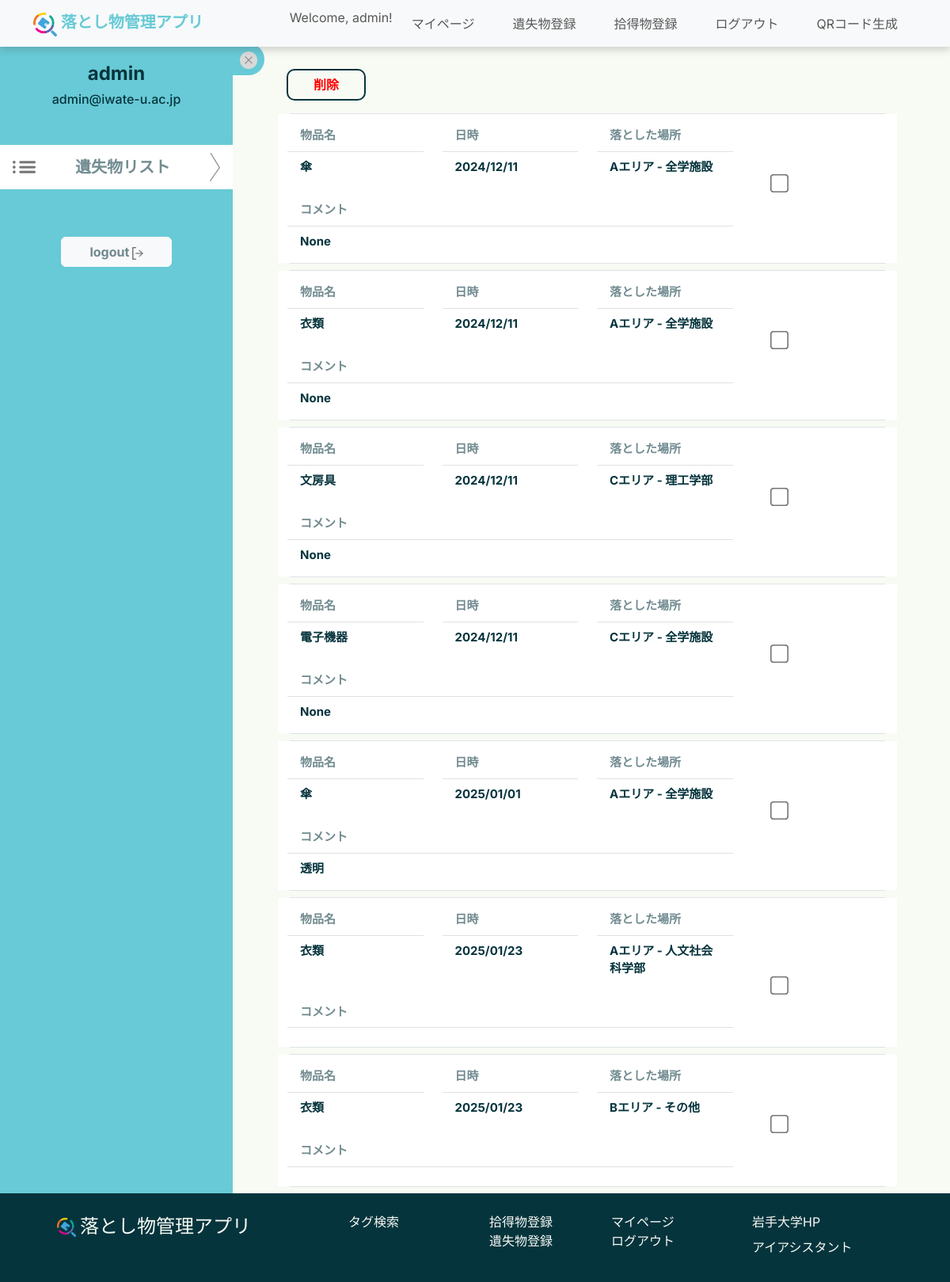
The page /mypage/student/ (signed in) on the database its author committed.
### top/models.py (models this page shows, shortened)
class Item(models.Model):
    item_id = models.AutoField(primary_key=True)
    item_name = models.ForeignKey(ItemsNameTag, on_delete=models.CASCADE, verbose_name="Item Name")
    PorD_location = models.ForeignKey(PickedOrDroppedLocationsTag, on_delete=models.CASCADE,
                                      verbose_name="Picked or Dropped Location")
    storage_location = models.ForeignKey(StorageLocationsTag, on_delete=models.CASCADE, verbose_name="Storage Location", null=True)
    item_type = models.IntegerField(verbose_name="Item Type", help_text="0: Found, 1: Lost")
    status = models.SmallIntegerField(verbose_name="Status", help_text="0: Pending, 1: In Progress, 2: Resolved")
    created_at = models.DateTimeField() # 時間を自動的に更新しない
    updated_at = models.DateTimeField(auto_now=True, null=True, blank=True)
    contact_email = models.EmailField(max_length=100, null=True, blank=True)
    contact_phone = models.CharField(max_length=20, null=True, blank=True)
    description = models.TextField(null=True, blank=True)

class ItemsNameTag(models.Model):
    item_name_id = models.AutoField(primary_key=True)
    item_name = models.CharField(max_length=100, verbose_name="Name tags for items",
                                 help_text="Stationery, clothing, electronic equipment, etc.")
    description = models.TextField(null=True, blank=True)
    def __str__(self):
        return self.item_name

class PickedOrDroppedLocationsTag(models.Model):
    PorD_location_id = models.AutoField(primary_key=True)
    picked_or_dropped_location_name = models.CharField(max_length=100, verbose_name="Location Name",
                                                       help_text="Name of the place where it was found or dropped, e.g., faculty building, student center, etc.")
    description = models.TextField(null=True, blank=True)
    def __str__(self):
        return self.picked_or_dropped_location_name

### mypage/views.py (the view)
# urls.py: path("student/", views.student_mypage, name="student_mypage"), # 学生マイページ表示
def student_mypage(request): # 表示用ビュー
    username = request.user.username # ユーザー名の取得
    useritems = Item.objects.filter(contact_email__startswith=username, item_type=1)
    if request.method == "POST":
        selected_ids = request.POST.getlist("selected_items") # チェックボックスで選択されたitem一覧
        print(selected_ids)
        Item.objects.filter(item_id__in=selected_ids).delete() # チェックボックスで選択したitemを削除
        return redirect("mypage:student_mypage")
    return render(request, "student.html", {"useritems":useritems})

### mypage/templates/student.html (shortened to what this page needs)
{% extends "base.html" %}
{% load static %}
{% block content %}
<form method="POST">
    <body>
        <div class="Student container-fluid row" style="display: flex; width:100%">
            <div class="col-lg-3 col-sm-12 text-center "style="background-color: #67CAD6" id="sidebar">
                <h4 class="fw-bold mt-4 mb-2">{{ user.username }}</h4>
                <h6>{{ user.username }}@iwate-u.ac.jp</h6>
                <div class="list row d-flex justify-content-center align-items-center mt-5" style="color: #06343D90; background-color: #FFFFFF; margin-bottom:60px">
                    <img src="{% static 'imgs\icons\LIST.png' %}" class="col-2" style="width:auto; height:1em; float: left">
                    <h4 class="my-3 col-8 fw-bold" style="font-size: 20px;">遺失物リスト</h4>
                    <img id="list-image" src="{% static 'imgs\icons\SCROLL ARROW side.png' %}" class="col-1" style="width:auto; height:auto" >
                </div>
                <a class="navbar-brand" href="{% url 'lostitem:logout' %}">
                    <button type="button" class="btn btn-light fw-bold custom-add col-6 mb-5" style="color: #06343D90; width: 140px">
                        logout
                        <img src="{% static 'imgs\icons\logout.png' %}" style="width:auto; height:1em">
                    </button>
                </a>
            </div>
            <button id="toggle-btn" class="btn btn-primary btn-sm side-btn fw-bold">
                <img src="{% static 'imgs/icons/Component 3.png' %}" id="pls-btn" style="width: 22px; height: 22px;">
            </button>
            <div class="col-lg-8 col-sm-12 mt-3 mx-3" id="main-content">
                <div class="d-flex justify-content-between my-3">
                    <div class="d-flex justify-content-end">
                        <button type="button" class="btn btn-outline-secondary custom-red fw-bold me-3"
                                style="width: 100px; color: #ff0000; border-color: #06343D; border-width: 2px; border-radius: 10px"
                                data-bs-toggle="modal" data-bs-target="#deleteModal">
                            削除
                        </button>
                    </div>
                </div>
                {% if useritems %}
                    <div id="content-desktop" style="display:none;">
                        {% for item in useritems %}
                            <div class="border  my-2 rounded">
                                <div class="row" style="background-color: #FFFFFF;">
                                    <div class="col-3 my-2">
                                        <ul class="list-group list-group-flush no-underline">
                                            <li class="list-group-item fw-bold" style="color: #06343D90; font-size:15px">物品名</li>
                                            <li class="list-group-item fw-bold" style="color: #06343D; font-size:15px">{{ item.item_name }}</li>
                                        </ul>
                                    </div>
                                    <div class="col-3 my-2">
                                        <ul class="list-group list-group-flush no-underline">
                                            <li class="list-group-item fw-bold" style="color: #06343D90; font-size:15px">日時</li>
                                            <li class="list-group-item fw-bold" style="color: #06343D; font-size:15px">{{ item.created_at | date:"Y/m/d" }}</li>
                                        </ul>
                                    </div>
                                    <div class="col-3 my-2">
                                        <ul class="list-group list-group-flush no-underline">
                                            <li class="list-group-item fw-bold" style="color: #06343D90; font-size:15px">落とした場所</li>
                                            <li class="list-group-item fw-bold" style="color: #06343D; font-size:15px">{{ item.PorD_location }}</li>
                                        </ul>
                                    </div>
                                    <div class="d-flex align-items-end justify-content-end col-1 mt-3">
                                        <input type="checkbox" class="large-checkbox" name="selected_items" value="{{ item.item_id }}">
                                    </div>
                                    <div class="col-12 col-md-9 my-2">
                                        <ul class="list-group list-group-flush no-underline">
                                            <li class="list-group-item fw-bold" style="color: #06343D90; font-size:15px">コメント</li>
                                            <li class="list-group-item fw-bold" style="color: #06343D; font-size:15px">{{ item.description }}</li>
                                        </ul>
                                    </div>
                                </div>
                            </div>
                        {% endfor %}
                    </div>
                {% else %}
                    <p>遺失物は登録されていません</p>
                {% endif %}
            </div>
        </div>
    </body>
</form>
{% endblock content %}

### templates/base.html (shortened to what this page needs)
{% load static %}
<!DOCTYPE html>
<html lang="en">
<head>
    <link rel="stylesheet" href="{% static 'css/style.css' %}">
    <link rel="stylesheet" href="{% static 'css/top.css' %}">
    <link rel="stylesheet" href="{% static 'css/lost_item_register.css' %}">
    <link href="https://cdn.jsdelivr.net/npm/bootstrap@5.3.3/dist/css/bootstrap.min.css" rel="stylesheet"
>
</head>
<body>
<main>
    <nav class="navbar fixed-top navbar-expand-lg navbar-light bg-light" id="header">
        <div class="container">
            <a class="navbar-brand" href="{% url 'top:home' %}">
                <img src="{% static 'imgs/illustrations/1. FINAL logo png.png' %}" alt="" width="30" height="24"
                     class="d-inline-block align-text-top img-fluid">
                落とし物管理アプリ
            </a>
            <div class="collapse navbar-collapse" id="navbarXL" align="right">
                <ul class="navbar-nav ml-auto">
                    {% if user.is_superuser %}
                        <li class="nav-item">
                            <span class="navbar-text">Welcome, {{ user.username }}!</span>
                        </li>
                        <li class="nav-item mx-3">
                            <a class="nav-link" href="{% url 'mypage:admin_mypage' %}">マイページ</a>
                        </li>
                        <li class="nav-item mx-3">
                            <a class="nav-link" href="{% url 'lostitem:tolostitemregister' %}">遺失物登録</a>
                        </li>
                        <li class="nav-item mx-3">
                            <a class="nav-link" href="{% url 'founditem:tofounditemregister' %}">拾得物登録</a>
                        </li>
                        <li class="nav-item mx-3">
                            <a class="nav-link" href="{% url 'lostitem:logout' %}">ログアウト</a>
                        </li>
                    {% endif %}
                    {% if user.is_authenticated and user.is_superuser %}
                         <div align="right">
                        <li class="nav-item mx-3">
                            <button class="nav-link btn btn-link" id="generateQrBtn">QRコード生成</button>
                        </li>
                        </div>
                    {% endif %}
                </ul>
            </div>
        </div>
    </nav>
    <div style="margin-top: 55px;">
        {% block content %}{% endblock %}
    </div>
</main>
</body>
<footer>
    <div class="row px-4 py-4 mt-0 mx-4 d-flex justify-content-center">
        <div class="footerlogo col-lg-4 col-sm-12 mb-4">
            <a class="footer-brand" href="{% url 'top:home' %}"><img src="{% static "imgs/illustrations/1. FINAL logo png.png" %}">落とし物管理アプリ</a>
        </div>
        <div class="footer-contents col-lg-8 col-sm-12 row">
            <div class="col-lg-3 col-sm-12 mb-3">
                <a class="footer-link" href="{% url 'top:home' %}#tag-search">タグ検索</a>
            </div>
            {% if user.is_superuser %}
                <div class="col-lg-3 col-sm-12 row mb-3">
                    <div class="col-12">
                        <a class="footer-link" href="{% url 'founditem:tofounditemregister' %}">拾得物登録</a>
                    </div>
                    <div class="col-12">
                        <a class="footer-link" href="{% url 'lostitem:tolostitemregister' %}">遺失物登録</a>
                    </div>
                </div>
                <div class="col-lg-3 col-sm-12 mb-3">
                    <div class="col-12">
                        <a class="footer-link" href="{% url 'mypage:admin_mypage' %}">マイページ</a>
                    </div>
                    <div class="col-12">
                        <a class="footer-link" href="{% url 'lostitem:logout' %}">ログアウト</a>
                    </div>
                </div>
            {% endif %}
            <div class="col-lg-3 col-sm-12 row">
                <div class="col-12">
                    <a class="footer-link" href="https://www.iwate-u.ac.jp/">岩手大学HP</a>
                </div>
                <div class="col-12">
                    <a class="footer-link" href="https://ia2.iwate-u.ac.jp/websyllabus/login/slbsCtlLogin.php">アイアシスタント</a>
                </div>
            </div>
        </div>
    </div>
</footer>
</html>

### static/css/style.css (style rules this page uses)
:root { --primary: #67CAD6; --body:#cef1f7; --background:#F7FBF4; --textcolor:#06343D; }
body { font-family: "Inter","Noto Sans JP", sans-serif !important; font-optical-sizing: auto; color:var(--textcolor) !important; background-color:var(--background)!important; }
.navbar { background-color: #FFFFFF !important; box-shadow: 0 5px 8px rgba(77, 77, 77, 0.204); transition: top 0.3s, opacity 0.3s; opacity: 1; }
.navbar .navbar-brand { color: var(--primary) !important; font-size: 20px; font-weight: 700; }
.navbar-collapse { text-align: right!important; justify-content: flex-end!important; }
footer { background-color: #06343D !important; color: var(--background); }
footer a { text-decoration: none; color: var(--background); }
.footer-brand { font-size:1.5rem!important; }
.footerlogo img { width: 1em; height: 1em; margin-right: 5px; vertical-align: auto; }

### static/css/top.css (style rules this page uses)
:root { --primary: #67CAD6; --body:#cef1f7; --background:#F7FBF4; --box-shadow:0 8px 22px rgba(77, 77, 77, 0.204); --textcolor:#06343D; }

### mypage/templates/student.html (style rules this page uses)
#sidebar, #toggle-btn, #main-content { transition: transform 0.5s ease; }
#pls-btn { transition: transform 1.2s ease; }
.side-btn { border-radius: 0 50px 50px 0; background-color: #67cad6; color: #06343d; border: 0px solid #06343d80; width: 40px; height: 40px; }
.large-checkbox { transform: scale(1.8); }

### rows shown on the page
Item: item_name "傘", created_at "2024/12/11", PorD_location "Aエリア - 全学施設", description "None"
Item: item_name "衣類", created_at "2024/12/11", PorD_location "Aエリア - 全学施設", description "None"
Item: item_name "文房具", created_at "2024/12/11", PorD_location "Cエリア - 理工学部", description "None"
Item: item_name "電子機器", created_at "2024/12/11", PorD_location "Cエリア - 全学施設", description "None"
Item: item_name "傘", created_at "2025/01/01", PorD_location "Aエリア - 全学施設", description "透明"
Item: item_name "衣類", created_at "2025/01/23", PorD_location "Aエリア - 人文社会科学部"
Item: item_name "衣類", created_at "2025/01/23", PorD_location "Bエリア - その他"

### other values the page prints
{{ user.username }} "admin"
